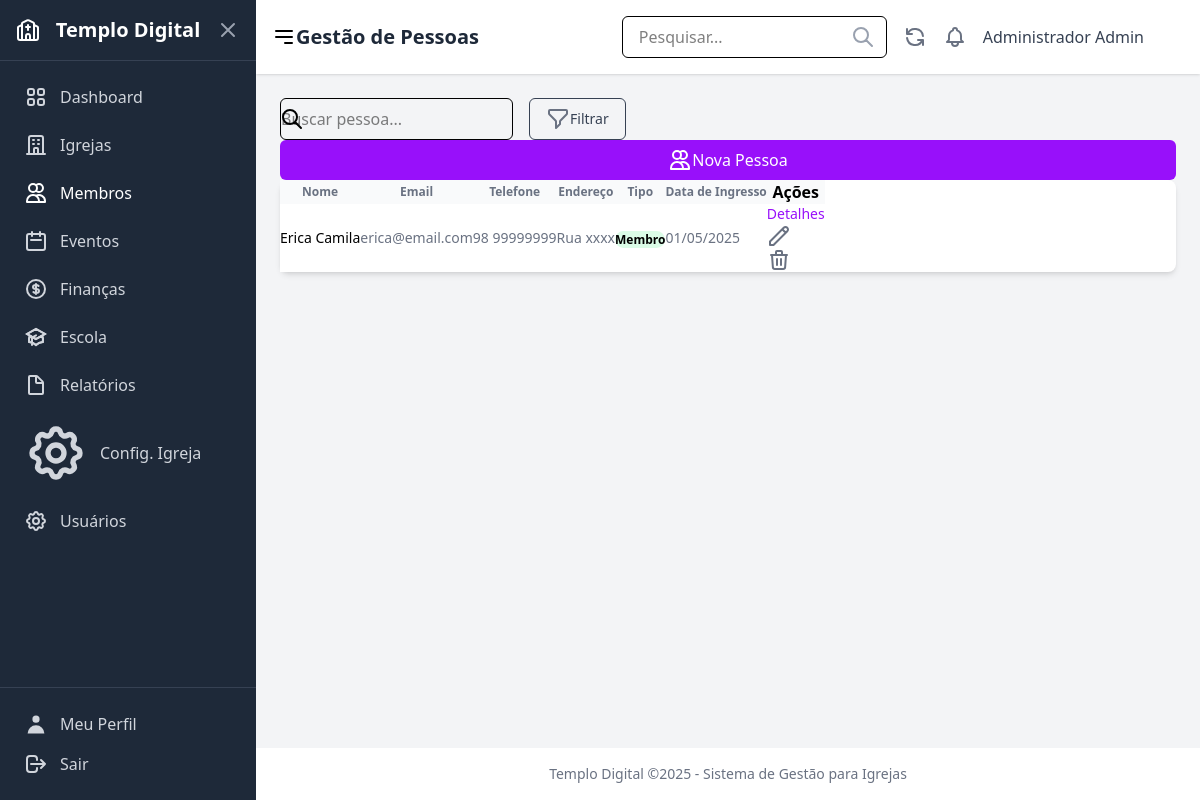
/membros/ (signed in), run on the app's committed database.
### users/models.py (models this page shows, shortened)
class CustomUser(AbstractUser):
    ROLE_CHOICES = [
        ('admin', 'Administrador'),
        ('pastor', 'Pastor'),
        ('secretario', 'Secretário'),
        ('tesoureiro', 'Tesoureiro'),
        ('lider', 'Líder'),
        ('membro', 'Membro'),
    ]
    role = models.CharField(
        _('Função'),
        max_length=20,
        choices=ROLE_CHOICES,
        default='membro',
        help_text=_('Define o nível de permissão do usuário no sistema')
    )
    phone = models.CharField(
        _('Telefone'),
        max_length=20,
        blank=True,
        null=True
    )
    address = models.TextField(
        _('Endereço'),
        blank=True,
        null=True
    )
    profile_image = models.ImageField(
        _('Imagem de Perfil'),
        upload_to='profile_images/',
        blank=True,
        null=True
    )
    class Meta:
        verbose_name = _('Usuário')
        verbose_name_plural = _('Usuários')

### members/models.py (models this page shows, shortened)
class Member(models.Model):
    MEMBER_TYPE_CHOICES = [
        ("membro", "Membro"),
        ("visitante", "Visitante"),
        ("obreiro", "Obreiro"),
    ]
    GENDER_CHOICES = [
        ("M", "Masculino"),
        ("F", "Feminino"),
        ("O", "Outro"),
    ]
    MARITAL_STATUS_CHOICES = [
        ("solteiro", "Solteiro(a)"),
        ("casado", "Casado(a)"),
        ("divorciado", "Divorciado(a)"),
        ("viuvo", "Viúvo(a)"),
    ]
    STATUS_CHOICES = [
        ("ativo", "Ativo"),
        ("inativo", "Inativo"),
        ("transferido", "Transferido"),
        ("disciplina", "Em Disciplina"),
        ("visitante", "Visitante"),
    ]
    user = models.OneToOneField(settings.AUTH_USER_MODEL, on_delete=models.SET_NULL, null=True, blank=True, verbose_name="Usuário do Sistema")
    name = models.CharField(max_length=255, verbose_name="Nome Completo")
    birth_date = models.DateField(null=True, blank=True, verbose_name="Data de Nascimento")
    gender = models.CharField(max_length=10, choices=GENDER_CHOICES, null=True, blank=True, verbose_name="Sexo")
    marital_status = models.CharField(max_length=15, choices=MARITAL_STATUS_CHOICES, null=True, blank=True, verbose_name="Estado Civil")
    address = models.TextField(blank=True, null=True, verbose_name="Endereço")
    phone = models.CharField(max_length=20, blank=True, null=True, verbose_name="Telefone")
    email = models.EmailField(blank=True, null=True, verbose_name="Email")
    baptism_date = models.DateField(null=True, blank=True, verbose_name="Data de Batismo")
    join_date = models.DateField(blank=True, null=True, verbose_name="Data de Ingresso")
    origin_church = models.CharField(max_length=255, blank=True, null=True, verbose_name="Igreja de Origem")
    member_type = models.CharField(max_length=50, choices=MEMBER_TYPE_CHOICES, default="membro", verbose_name="Tipo de Membro") # Pode ser redundante com role
    role = models.CharField(max_length=100, blank=True, null=True, verbose_name="Cargo/Função")
    status = models.CharField(max_length=15, choices=STATUS_CHOICES, default="ativo", verbose_name="Status")
    church = models.ForeignKey(Church, on_delete=models.SET_NULL, null=True, blank=True, related_name="members", verbose_name="Igreja Atual")
    photo = models.ImageField(upload_to='member_photos/', null=True, blank=True, verbose_name="Foto")
    notes = models.TextField(blank=True, null=True, verbose_name="Observações")
    created_at = models.DateTimeField(auto_now_add=True, verbose_name="Criado em")
    updated_at = models.DateTimeField(auto_now=True, verbose_name="Atualizado em")
    class Meta:
        verbose_name = "Membro"
        verbose_name_plural = "Membros"
        ordering = ["name"]

### members/views.py (the view)
# urls.py: path("", views.MemberListView.as_view(), name="member_list"),
class MemberListView(LoginRequiredMixin, ListView):
    model = Member
    template_name = "members/member_list.html"
    context_object_name = "members"
    paginate_by = 15
    def get_queryset(self):
        queryset = super().get_queryset().select_related("church")
        return queryset.order_by("name")
    def get_context_data(self, **kwargs):
        context = super().get_context_data(**kwargs)
        context['active_menu'] = 'members'
        return context

### members/templates/members/member_list.html (shortened to what this page needs)
{% extends "core/base.html" %}
{% load static humanize %}
{% block page_title %}Gestão de Pessoas{% endblock %}
{% block content %}
<div class="mb-6 flex flex-col md:flex-row justify-between md:items-center space-y-4 md:space-y-0">
    <div class="flex space-x-4">
        <div class="relative">
            <input type="text" name="q" placeholder="Buscar pessoa..." class="pl-10 pr-4 py-2 border border-gray-300 rounded-md focus:outline-none focus:ring-purple-500 focus:border-purple-500 sm:text-sm" value="{{ request.GET.q }}">
            <div class="absolute inset-y-0 left-0 pl-3 flex items-center pointer-events-none">
            {% include "icons/pesquisar.html" with class="h-5 w-5 text-gray-400" %}
            </div>
        </div>
        <button class="px-4 py-2 border border-gray-300 rounded-md text-sm font-medium text-gray-700 hover:bg-gray-50 flex items-center">
            Filtrar
        </button>
    </div>
    <a href="{% url 'members:member_add' %}" class="px-4 py-2 bg-purple-600 text-white rounded-md hover:bg-purple-700 focus:outline-none focus:ring-2 focus:ring-offset-2 focus:ring-purple-500 flex items-center justify-center md:justify-start">
        {% include 'icons/members.html' with class="h-5 w-5 mr-2" %}
        Nova Pessoa
    </a>
</div>
<div class="bg-white shadow-md rounded-lg overflow-x-auto">
    <table class="min-w-full divide-y divide-gray-200">
        <thead class="bg-gray-50">
            <tr>
                <th scope="col" class="px-6 py-3 text-left text-xs font-medium text-gray-500 uppercase tracking-wider">Nome</th>
                <th scope="col" class="px-6 py-3 text-left text-xs font-medium text-gray-500 uppercase tracking-wider">Email</th>
                <th scope="col" class="px-6 py-3 text-left text-xs font-medium text-gray-500 uppercase tracking-wider">Telefone</th>
                <th scope="col" class="px-6 py-3 text-left text-xs font-medium text-gray-500 uppercase tracking-wider">Endereço</th>
                <th scope="col" class="px-6 py-3 text-left text-xs font-medium text-gray-500 uppercase tracking-wider">Tipo</th>
                <th scope="col" class="px-6 py-3 text-left text-xs font-medium text-gray-500 uppercase tracking-wider">Data de Ingresso</th>
                <th scope="col" class="relative px-6 py-3">
                    <span class="sr-only">Ações</span>
                </th>
            </tr>
        </thead>
        <tbody class="bg-white divide-y divide-gray-200">
            {% for member in members %}
            <tr>
                <td class="px-6 py-4 whitespace-nowrap">
                    <div class="flex items-center">
                        <div class="ml-4">
                            <div class="text-sm font-medium text-gray-900">{{ member.name }}</div>
                        </div>
                    </div>
                </td>
                <td class="px-6 py-4 whitespace-nowrap text-sm text-gray-500">{{ member.email|default:"-" }}</td>
                <td class="px-6 py-4 whitespace-nowrap text-sm text-gray-500">{{ member.phone|default:"-" }}</td>
                <td class="px-6 py-4 whitespace-nowrap text-sm text-gray-500">{{ member.address|truncatechars:30|default:"-" }}</td>
                <td class="px-6 py-4 whitespace-nowrap">
                    <span class="px-2 inline-flex text-xs leading-5 font-semibold rounded-full
                        {% if member.member_type == 'MEMBRO' %} bg-blue-100 text-blue-800
                        {% elif member.member_type == 'VISITANTE' %} bg-yellow-100 text-yellow-800
                        {% else %} bg-green-100 text-green-800 {% endif %}">
                        {{ member.get_member_type_display }}
                    </span>
                </td>
                <td class="px-6 py-4 whitespace-nowrap text-sm text-gray-500">{{ member.join_date|date:"d/m/Y"|default:"-" }}</td>
                <td class="px-6 py-4 whitespace-nowrap text-right text-sm font-medium">
                    <a href="{% url 'members:member_detail' member.pk %}" class="text-purple-600 hover:text-purple-900 mr-3">Detalhes</a>
                    <a href="{% url 'members:member_edit' member.pk %}" class="text-indigo-600 hover:text-indigo-900 mr-3">{% include 'icons/edit.html' %}</a>
                    <a href="{% url 'members:member_delete' member.pk %}" class="text-red-600 hover:text-red-900">{% include 'icons/trash.html' %}</a>
                </td>
            </tr>
            {% empty %}
            <tr>
                <td colspan="7" class="px-6 py-10 text-center text-sm text-gray-500">Nenhuma pessoa cadastrada ainda.</td>
            </tr>
            {% endfor %}
        </tbody>
    </table>
</div>
{% endblock %}

### core/templates/core/base.html (shortened to what this page needs)
{% load static tailwind_tags %}
<!DOCTYPE html>
<html lang="pt-br">
  <head>
    {% tailwind_css %}
  </head>
  <body class="bg-gray-100 ml-64" x-data="{ isSidebarOpen: false }">
    <div class="flex min-h-screen">
      {% if user.is_authenticated %}
      <aside
        class="w-64 bg-gray-800 text-white flex flex-col fixed inset-y-0 left-0 z-30 transform -translate-x-full md:translate-x-0 transition-transform duration-300 ease-in-out"
        :class="{ 'translate-x-0': isSidebarOpen }"
        x-cloak
      >
      {% include "parts/sidebar.html" %}
        <div class="p-4 border-t border-gray-700">
          <a href="{% url 'users:profile' %}" class="flex items-center p-2 text-gray-300 hover:bg-gray-700 hover:text-white rounded-md mb-2">
            {% include 'icons/profile.html' %} <span class="ml-3">Meu Perfil</span>
          </a>
          <form method="post" action="{% url 'users:logout' %}">
            <button type="submit" class="flex items-center w-full p-2 text-gray-300 hover:bg-gray-700 hover:text-white rounded-md cursor-pointer">
                {% include 'icons/logout.html' %} <span class="ml-3">Sair</span>
            </button>
          </form>
        </div>
      </aside>
      {% endif %}
      <div class="flex-1 flex flex-col {% if user.is_authenticated %}md:ml-64{% endif %}">
          {% if user.is_authenticated %}
          <header class="bg-white shadow-sm p-4 flex justify-between items-center sticky top-0 z-10">
            <div class="flex items-center">
              <button @click="isSidebarOpen = !isSidebarOpen" class="md:hidden mr-4 text-gray-600 hover:text-gray-800">
                <svg class="w-6 h-6" fill="none" stroke="currentColor" viewBox="0 0 24 24" xmlns="http://www.w3.org/2000/svg"><path stroke-linecap="round" stroke-linejoin="round" stroke-width="2" d="M4 6h16M4 12h16m-7 6h7"></path></svg>
              </button>
              <h1 class="text-xl md:text-2xl font-semibold text-gray-800">
                {% block page_title %}Dashboard{% endblock %}
              </h1>
            </div>
            <div class="flex items-center space-x-4">
              <div class="relative hidden md:block">
                <input type="text" placeholder="Pesquisar..." class="px-4 py-2 border rounded-md focus:outline-none focus:ring-2 focus:ring-sky-500" />
                <span class="absolute right-3 top-1/2 transform -translate-y-1/2 text-gray-400">{% include 'icons/pesquisar.html' %}</span>
              </div>
              <button class="text-gray-500 hover:text-gray-700 hidden md:block">{% include 'icons/atualizar.html' %}</button>
              <button class="text-gray-500 hover:text-gray-700">{% include 'icons/notificacoes.html' %}</button>
              <div class="flex items-center space-x-2">
                <span class="text-gray-700 hidden sm:inline">{{ user.get_full_name|default:user.username }}</span>
                {% if user.profile_image %}
                  <img src="{{ user.profile_image.url }}" alt="User Avatar" class="w-8 h-8 rounded-full object-cover" />
                {% else %}
                  <div class="w-8 h-8 rounded-full bg-sky-500 flex items-center justify-center text-white font-semibold">
                  </div>
                {% endif %}
              </div>
            </div>
          </header>
          {% endif %}
          <main class="flex-grow p-6">
            {% block content %}{% endblock %}
          </main>
          {% if user.is_authenticated %}
          <footer class="bg-white text-center p-4 text-sm text-gray-500 mt-auto">
            <p>Templo Digital ©{% now 'Y' %} - Sistema de Gestão para Igrejas</p>
          </footer>
          {% endif %}
      </div>
    </div>
  </body>
</html>

### data on the page
CustomUser: get_full_name "Administrador Admin"
Member: name "Erica Camila", email "erica@email.com", phone "98 99999999", address "Rua xxxx", member_type "Membro", join_date "01/05/2025"
